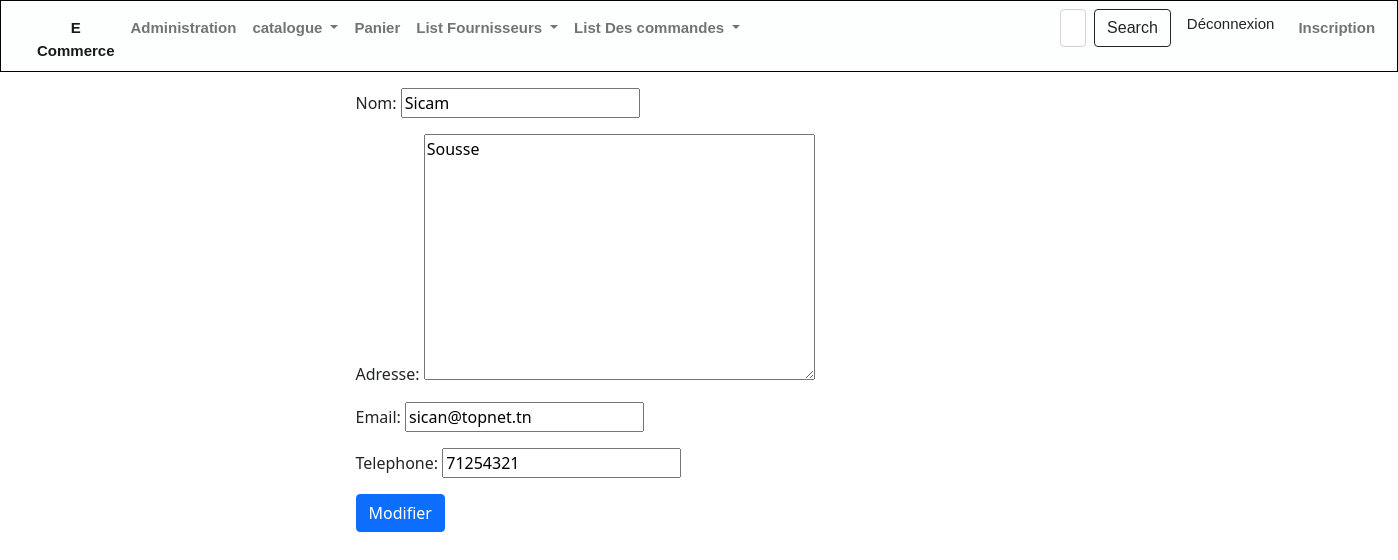
The page /magasin/modifier_fournisseur/1/ on the database its author committed.
### magasin/models.py (models this page shows, shortened)
class Fournisseur (models.Model):
    nom=models.CharField(max_length=100,null=True)
    adresse=models.TextField(null=True)
    email=models.EmailField(null=True)
    telephone=models.CharField(max_length=8,null=True)

### magasin/views.py (the view)
# urls.py: path('modifier_fournisseur/<int:id>/',views. modifier_fournisseur, name='modifier_fournisseur'),
def modifier_fournisseur(request, id):
          fournisseur = Fournisseur.objects.get( id=id)
          if request.method == 'POST':
             form = FournisseurForm(request.POST, request.FILES, instance=fournisseur)
             if form.is_valid():
                form.save()
                return redirect('Fournisseur')
          else:
             form = FournisseurForm(instance=fournisseur)
          return render(request, 'magasin/edit_fournisseur.html',{'form': form})

### magasin/forms.py
class FournisseurForm(ModelForm):
     class Meta :
        model = Fournisseur
        fields = "__all__" #pour tous les champs de la table

### magasin/templates/magasin/edit_fournisseur.html (shortened to what this page needs)
{% extends 'magasin/base.html' %}
{% block content %}
<div class="container-fluid mt-3">
    <div class="row-9">
        <div class="col-lg-6 mx-auto">
            <form method="post">
                {{ form.as_p }}
                <button type="submit" class="btn btn-primary">Modifier</button>
            </form>
        </div>
    </div>
</div>
{% endblock %}

### rows shown on the page
Fournisseur: nom "Sicam", adresse "Sousse", email "sican@topnet.tn", telephone "71254321"
